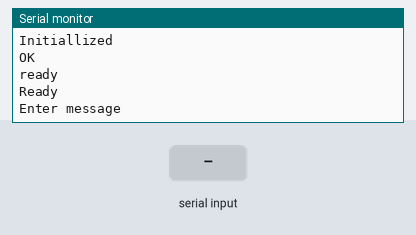
Bench run of a sketch on a simulated Arduino Uno, built with avr-gcc and run on an emulated ATmega328P. Parts: the last lines printed to the serial monitor. The inputs (shaded band) are chosen by the test bench. The modem accepts every AT command (registered, SIM ready, sends succeed) and sends nothing else.

Above: at 7.2 s.
7.3 s: "1\n" received over Serial
At 9.1 s:
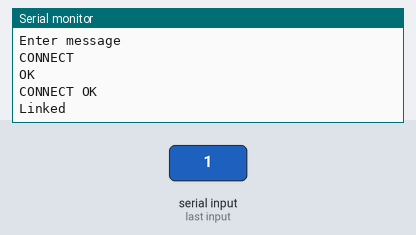
9.8 s: "1\n" received over the second serial link
At 10.3 s:
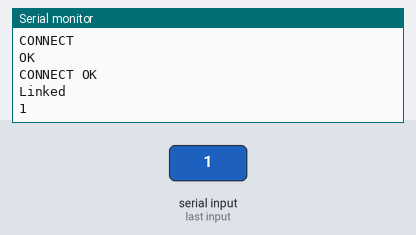
11.8 s: "0\n" received over the second serial link
At 12.4 s:
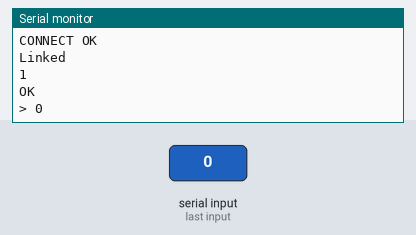

Measured:
- after the input at 7.3 s, the serial monitor: prints a new line after 1.0 s (image 1)
- after the input at 9.8 s, the serial monitor: prints a new line at once (image 2)
- after the input at 11.8 s, the serial monitor: prints a new line at once (image 3)

The sketch:

ESPpostJS_ELET2415_button.ino
```cpp
#include <SoftwareSerial.h>

#define DEBUG true
#define HOST_IP 169.254.182.104

SoftwareSerial esp(2,3); // make RX Arduino line is pin 2, make TX Arduino line is pin 3.
                             // This means that you need to connect the TX line from the esp to the Arduino's pin 2
                             // and the RX line from the esp to the Arduino's pin 3
String r = "";
void setup()
{
    Serial.begin(9600);
    Serial.println("Initiallized");
    esp.begin(9600); // your esp's baud rate might be different

    sendData("AT+RST\r\n",6000,DEBUG); // reset module
}

void loop()
{
    if(!esp.available()) // check if the esp is sending a message
    {
        Serial.println("Enter message");

        while(!Serial.available());

        String text = Serial.readStringUntil("\n");

        String cipStart = "AT+CIPSTART=\"TCP\",\"192.168.4.142\",1025\r\n";

        String params = "id=1234&pot=F00&but=2";
        //params += text;

        String post = "POST /browserPost HTTP/1.1\r\nHost: 192.168.4.142:1025\r\nContent-Type: application/x-www-form-urlencoded\r\nContent-Length: ";
        post += params.length();
        post += "\r\n\r\n";
        post += params;
        post += "\r\n\r\n";

        String cipSend = "AT+CIPSEND=";
        cipSend += post.length();
        cipSend += "\r\n";

        sendData(cipStart,2000,DEBUG);

        sendData(cipSend,2000,DEBUG);
        sendData(post,2000,DEBUG);
    }
}


String sendData(String command, const int timeout, boolean debug)
{
    String response = "";

    esp.print(command); // send the read character to the esp

    long int time = millis();
    int check = 0;

    while(((time+timeout) > millis()) || check == 0)
    {
        while(esp.available())
        {
            Serial.write(esp.read());
        }

        check  = 1;
    }

    if(debug)
    {
       	while(esp.available())
        {
            Serial.write(esp.read());
        }
    }
}
```
